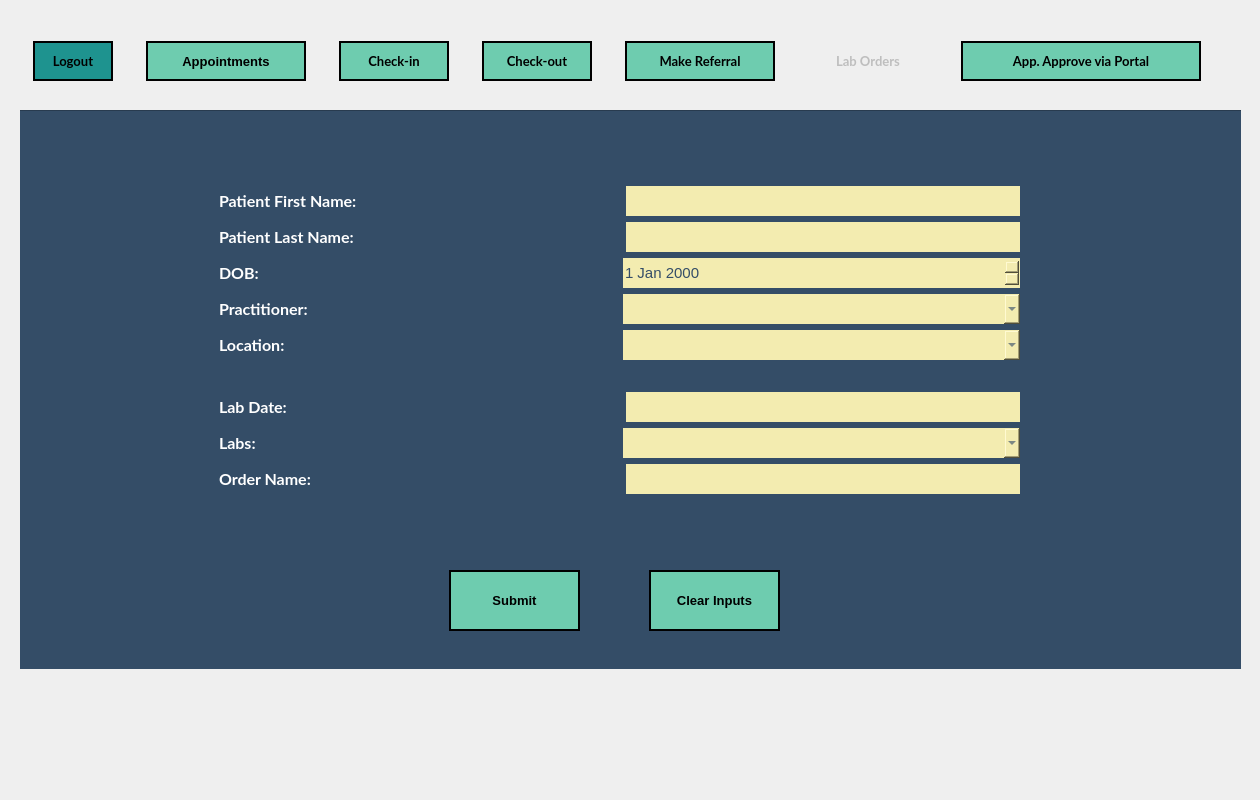
<?xml version="1.0" encoding="UTF-8"?>
<ui version="4.0">
 <class>MainWindow</class>
 <widget class="QMainWindow" name="MainWindow">
  <property name="geometry">
   <rect>
    <x>0</x>
    <y>0</y>
    <width>1260</width>
    <height>800</height>
   </rect>
  </property>
  <property name="minimumSize">
   <size>
    <width>1260</width>
    <height>800</height>
   </size>
  </property>
  <property name="maximumSize">
   <size>
    <width>1260</width>
    <height>800</height>
   </size>
  </property>
  <property name="windowTitle">
   <string>Forsyth Family Practice Center - [ TEMPLATE ]</string>
  </property>
  <property name="styleSheet">
   <string notr="true">border-image: url(:/newPrefix/imgs/app-bg.png);

QGroupBox, QFrame {
	border-image: none;
	border: none;
}</string>
  </property>
  <widget class="QWidget" name="centralwidget">
   <widget class="QGroupBox" name="groupBox_NavBar">
    <property name="geometry">
     <rect>
      <x>20</x>
      <y>40</y>
      <width>1221</width>
      <height>80</height>
     </rect>
    </property>
    <property name="styleSheet">
     <string notr="true">border: none; border-image: none;</string>
    </property>
    <property name="title">
     <string/>
    </property>
    <widget class="QWidget" name="layoutWidget">
     <property name="geometry">
      <rect>
       <x>0</x>
       <y>0</y>
       <width>1201</width>
       <height>42</height>
      </rect>
     </property>
     <layout class="QHBoxLayout" name="Layout_NavBar">
      <property name="spacing">
       <number>20</number>
      </property>
      <item>
       <widget class="QPushButton" name="Nav_LogoutBtn">
        <property name="minimumSize">
         <size>
          <width>80</width>
          <height>40</height>
         </size>
        </property>
        <property name="maximumSize">
         <size>
          <width>60</width>
          <height>16777215</height>
         </size>
        </property>
        <property name="font">
         <font>
          <family>Lato</family>
          <pointsize>10</pointsize>
          <weight>75</weight>
          <bold>true</bold>
         </font>
        </property>
        <property name="cursor">
         <cursorShape>PointingHandCursor</cursorShape>
        </property>
        <property name="styleSheet">
         <string notr="true">QPushButton {
	border-image: none;
	background-color: rgb(30, 147, 143);
	color: black;
	border: 2px solid black;
}

QPushButton::hover {
	background-color: rgb(14, 81, 85);
	color: white;
}</string>
        </property>
        <property name="text">
         <string>Logout</string>
        </property>
       </widget>
      </item>
      <item>
       <widget class="QPushButton" name="Nav_Appointments">
        <property name="sizePolicy">
         <sizepolicy hsizetype="Preferred" vsizetype="Fixed">
          <horstretch>0</horstretch>
          <verstretch>0</verstretch>
         </sizepolicy>
        </property>
        <property name="minimumSize">
         <size>
          <width>160</width>
          <height>40</height>
         </size>
        </property>
        <property name="maximumSize">
         <size>
          <width>90</width>
          <height>16777215</height>
         </size>
        </property>
        <property name="font">
         <font>
          <family>MS Shell Dlg 2</family>
          <pointsize>10</pointsize>
          <weight>75</weight>
          <bold>true</bold>
         </font>
        </property>
        <property name="cursor">
         <cursorShape>PointingHandCursor</cursorShape>
        </property>
        <property name="autoFillBackground">
         <bool>false</bool>
        </property>
        <property name="styleSheet">
         <string notr="true">QPushButton {
	border-image: none;
	background-color: #6ECCAF;
	color: black;
	border: 2px solid black;
}

QPushButton::hover {
	background-color: rgb(139, 231, 100);
	color: white;
}</string>
        </property>
        <property name="text">
         <string>Appointments</string>
        </property>
       </widget>
      </item>
      <item>
       <widget class="QPushButton" name="Nav_CheckinBtn">
        <property name="minimumSize">
         <size>
          <width>110</width>
          <height>40</height>
         </size>
        </property>
        <property name="maximumSize">
         <size>
          <width>80</width>
          <height>16777215</height>
         </size>
        </property>
        <property name="font">
         <font>
          <family>Lato</family>
          <pointsize>10</pointsize>
          <weight>75</weight>
          <bold>true</bold>
         </font>
        </property>
        <property name="cursor">
         <cursorShape>PointingHandCursor</cursorShape>
        </property>
        <property name="styleSheet">
         <string notr="true">QPushButton {
	border-image: none;
	background-color: #6ECCAF;
	color: black;
	border: 2px solid black;
}

QPushButton::hover {
	background-color: rgb(139, 231, 100);
	color: white;
}

</string>
        </property>
        <property name="text">
         <string>Check-in</string>
        </property>
       </widget>
      </item>
      <item>
       <widget class="QPushButton" name="Nav_CheckoutBtn">
        <property name="minimumSize">
         <size>
          <width>110</width>
          <height>40</height>
         </size>
        </property>
        <property name="maximumSize">
         <size>
          <width>90</width>
          <height>16777215</height>
         </size>
        </property>
        <property name="font">
         <font>
          <family>Lato</family>
          <pointsize>10</pointsize>
          <weight>75</weight>
          <bold>true</bold>
         </font>
        </property>
        <property name="cursor">
         <cursorShape>PointingHandCursor</cursorShape>
        </property>
        <property name="styleSheet">
         <string notr="true">QPushButton {
	border-image: none;
	background-color: #6ECCAF;
	color: black;
	border: 2px solid black;
}

QPushButton::hover {
	background-color: rgb(139, 231, 100);
	color: white;
}</string>
        </property>
        <property name="text">
         <string>Check-out</string>
        </property>
       </widget>
      </item>
      <item>
       <widget class="QPushButton" name="Nav_MakeReferralBtn">
        <property name="minimumSize">
         <size>
          <width>150</width>
          <height>40</height>
         </size>
        </property>
        <property name="maximumSize">
         <size>
          <width>110</width>
          <height>16777215</height>
         </size>
        </property>
        <property name="font">
         <font>
          <family>Lato</family>
          <pointsize>10</pointsize>
          <weight>75</weight>
          <bold>true</bold>
         </font>
        </property>
        <property name="cursor">
         <cursorShape>PointingHandCursor</cursorShape>
        </property>
        <property name="styleSheet">
         <string notr="true">QPushButton {
	border-image: none;
	background-color: #6ECCAF;
	color: black;
	border: 2px solid black;
}

QPushButton::hover {
	background-color: rgb(139, 231, 100);
	color: white;
}
</string>
        </property>
        <property name="text">
         <string>Make Referral</string>
        </property>
       </widget>
      </item>
      <item>
       <widget class="QPushButton" name="Nav_LabOrdersBtn">
        <property name="enabled">
         <bool>false</bool>
        </property>
        <property name="minimumSize">
         <size>
          <width>120</width>
          <height>40</height>
         </size>
        </property>
        <property name="maximumSize">
         <size>
          <width>90</width>
          <height>16777215</height>
         </size>
        </property>
        <property name="font">
         <font>
          <family>Lato</family>
          <pointsize>10</pointsize>
          <weight>75</weight>
          <bold>true</bold>
         </font>
        </property>
        <property name="cursor">
         <cursorShape>PointingHandCursor</cursorShape>
        </property>
        <property name="styleSheet">
         <string notr="true">QPushButton {
	border-image: none;
	background-color: rgba(110, 204, 175, .2);
	color: rgba(0, 0, 0, .2);
	border: 2px solid rgba(0, 0, 0, .2);
}

QPushButton::hover {
	background-color: rgb(139, 231, 100);
	color: white;
}</string>
        </property>
        <property name="text">
         <string>Lab Orders</string>
        </property>
       </widget>
      </item>
      <item>
       <widget class="QPushButton" name="Nav_ApproveAppointmentsBtn">
        <property name="minimumSize">
         <size>
          <width>240</width>
          <height>40</height>
         </size>
        </property>
        <property name="maximumSize">
         <size>
          <width>90</width>
          <height>16777215</height>
         </size>
        </property>
        <property name="font">
         <font>
          <family>Lato</family>
          <pointsize>10</pointsize>
          <weight>75</weight>
          <bold>true</bold>
         </font>
        </property>
        <property name="cursor">
         <cursorShape>PointingHandCursor</cursorShape>
        </property>
        <property name="styleSheet">
         <string notr="true">QPushButton {
	border-image: none;
	background-color: #6ECCAF;
	color: black;
	border: 2px solid black;
}

QPushButton::hover {
	background-color: rgb(139, 231, 100);
	color: white;
}</string>
        </property>
        <property name="text">
         <string>App. Approve via Portal</string>
        </property>
       </widget>
      </item>
     </layout>
    </widget>
   </widget>
   <widget class="QWidget" name="layoutWidget">
    <property name="geometry">
     <rect>
      <x>0</x>
      <y>0</y>
      <width>2</width>
      <height>2</height>
     </rect>
    </property>
    <layout class="QHBoxLayout" name="horizontalLayout_6"/>
   </widget>
   <widget class="QFrame" name="Main_Frame">
    <property name="geometry">
     <rect>
      <x>20</x>
      <y>110</y>
      <width>1221</width>
      <height>559</height>
     </rect>
    </property>
    <property name="minimumSize">
     <size>
      <width>0</width>
      <height>0</height>
     </size>
    </property>
    <property name="maximumSize">
     <size>
      <width>16777215</width>
      <height>16777215</height>
     </size>
    </property>
    <property name="styleSheet">
     <string notr="true">QFrame {
	border-image: none;
	background-color: rgb(52, 77, 103);
}



QLineEdit, QComboBox, QDateEdit, QDateTimeEdit {
	border-image: none;
    border: none;
	min-width: 200px;
	height: 30px;
	background-color: #F3ECB0;
	color: #344D67;
	font-family: &quot;MS Shell Dlg 2&quot;;
	font-size: 11;
}

QLabel {
	color: white;
}</string>
    </property>
    <property name="frameShape">
     <enum>QFrame::StyledPanel</enum>
    </property>
    <property name="frameShadow">
     <enum>QFrame::Raised</enum>
    </property>
    <widget class="QFrame" name="InputFrame">
     <property name="geometry">
      <rect>
       <x>-1</x>
       <y>0</y>
       <width>1251</width>
       <height>561</height>
      </rect>
     </property>
     <property name="styleSheet">
      <string notr="true">border-image: none;
</string>
     </property>
     <property name="frameShape">
      <enum>QFrame::StyledPanel</enum>
     </property>
     <property name="frameShadow">
      <enum>QFrame::Raised</enum>
     </property>
     <widget class="QWidget" name="verticalLayoutWidget">
      <property name="geometry">
       <rect>
        <x>200</x>
        <y>50</y>
        <width>801</width>
        <height>361</height>
       </rect>
      </property>
      <layout class="QVBoxLayout" name="verticalLayout_Top_2">
       <item>
        <layout class="QVBoxLayout" name="verticalLayout">
         <item>
          <layout class="QHBoxLayout" name="Layout_PatientFirstName">
           <item>
            <widget class="QLabel" name="Label_PatientFirstName">
             <property name="font">
              <font>
               <family>Lato</family>
               <pointsize>12</pointsize>
               <weight>75</weight>
               <bold>true</bold>
              </font>
             </property>
             <property name="styleSheet">
              <string notr="true"/>
             </property>
             <property name="text">
              <string>Patient First Name:</string>
             </property>
            </widget>
           </item>
           <item>
            <widget class="QLineEdit" name="LineEdit_PatientFirstName">
             <property name="minimumSize">
              <size>
               <width>200</width>
               <height>0</height>
              </size>
             </property>
             <property name="maximumSize">
              <size>
               <width>394</width>
               <height>16777215</height>
              </size>
             </property>
             <property name="font">
              <font>
               <family>MS Shell Dlg 2</family>
               <pointsize>11</pointsize>
              </font>
             </property>
             <property name="styleSheet">
              <string notr="true"/>
             </property>
             <property name="text">
              <string/>
             </property>
             <property name="alignment">
              <set>Qt::AlignLeading|Qt::AlignLeft|Qt::AlignVCenter</set>
             </property>
            </widget>
           </item>
          </layout>
         </item>
         <item>
          <layout class="QHBoxLayout" name="Layout_PatientLastName">
           <item>
            <widget class="QLabel" name="Label_PatientLastName">
             <property name="font">
              <font>
               <family>Lato</family>
               <pointsize>12</pointsize>
               <weight>75</weight>
               <bold>true</bold>
              </font>
             </property>
             <property name="styleSheet">
              <string notr="true"/>
             </property>
             <property name="text">
              <string>Patient Last Name:</string>
             </property>
            </widget>
           </item>
           <item>
            <widget class="QLineEdit" name="LineEdit_PatientLastName">
             <property name="minimumSize">
              <size>
               <width>200</width>
               <height>0</height>
              </size>
             </property>
             <property name="maximumSize">
              <size>
               <width>394</width>
               <height>16777215</height>
              </size>
             </property>
             <property name="font">
              <font>
               <family>MS Shell Dlg 2</family>
               <pointsize>11</pointsize>
              </font>
             </property>
             <property name="styleSheet">
              <string notr="true"/>
             </property>
             <property name="text">
              <string/>
             </property>
            </widget>
           </item>
          </layout>
         </item>
         <item>
          <layout class="QHBoxLayout" name="Layout_DOB">
           <item>
            <widget class="QLabel" name="Label_DOB">
             <property name="font">
              <font>
               <family>Lato</family>
               <pointsize>12</pointsize>
               <weight>75</weight>
               <bold>true</bold>
              </font>
             </property>
             <property name="styleSheet">
              <string notr="true"/>
             </property>
             <property name="text">
              <string>DOB:</string>
             </property>
            </widget>
           </item>
           <item>
            <widget class="QDateEdit" name="dateEdit_DOB">
             <property name="font">
              <font>
               <family>MS Shell Dlg 2</family>
               <pointsize>11</pointsize>
              </font>
             </property>
            </widget>
           </item>
          </layout>
         </item>
         <item>
          <layout class="QVBoxLayout" name="verticalLayout_3">
           <item>
            <layout class="QHBoxLayout" name="Layout_Practitioner">
             <item>
              <widget class="QLabel" name="Label_Practitioner">
               <property name="font">
                <font>
                 <family>Lato</family>
                 <pointsize>12</pointsize>
                 <weight>75</weight>
                 <bold>true</bold>
                </font>
               </property>
               <property name="styleSheet">
                <string notr="true"/>
               </property>
               <property name="text">
                <string>Practitioner:</string>
               </property>
              </widget>
             </item>
             <item>
              <widget class="QComboBox" name="comboBox_Practitioner">
               <property name="font">
                <font>
                 <family>MS Shell Dlg 2</family>
                 <pointsize>11</pointsize>
                </font>
               </property>
              </widget>
             </item>
            </layout>
           </item>
           <item>
            <layout class="QHBoxLayout" name="Layout_LocationID">
             <item>
              <widget class="QLabel" name="Label_LocationID">
               <property name="font">
                <font>
                 <family>Lato</family>
                 <pointsize>12</pointsize>
                 <weight>75</weight>
                 <bold>true</bold>
                </font>
               </property>
               <property name="styleSheet">
                <string notr="true"/>
               </property>
               <property name="text">
                <string>Location:</string>
               </property>
              </widget>
             </item>
             <item>
              <widget class="QComboBox" name="comboBox_LocationID">
               <property name="font">
                <font>
                 <family>MS Shell Dlg 2</family>
                 <pointsize>11</pointsize>
                </font>
               </property>
              </widget>
             </item>
            </layout>
           </item>
          </layout>
         </item>
        </layout>
       </item>
       <item>
        <layout class="QVBoxLayout" name="verticalLayout_2">
         <item>
          <layout class="QVBoxLayout" name="verticalLayout_4">
           <item>
            <layout class="QHBoxLayout" name="Layout_LabDate">
             <item>
              <widget class="QLabel" name="Label_LabDate">
               <property name="font">
                <font>
                 <family>Lato</family>
                 <pointsize>12</pointsize>
                 <weight>75</weight>
                 <bold>true</bold>
                </font>
               </property>
               <property name="styleSheet">
                <string notr="true"/>
               </property>
               <property name="text">
                <string>Lab Date:</string>
               </property>
              </widget>
             </item>
             <item>
              <widget class="QLineEdit" name="LineEdit_LabDate">
               <property name="minimumSize">
                <size>
                 <width>200</width>
                 <height>0</height>
                </size>
               </property>
               <property name="maximumSize">
                <size>
                 <width>394</width>
                 <height>16777215</height>
                </size>
               </property>
               <property name="font">
                <font>
                 <family>MS Shell Dlg 2</family>
                 <pointsize>11</pointsize>
                </font>
               </property>
               <property name="styleSheet">
                <string notr="true"/>
               </property>
               <property name="text">
                <string/>
               </property>
              </widget>
             </item>
            </layout>
           </item>
          </layout>
         </item>
         <item>
          <layout class="QHBoxLayout" name="Layout_PossibleLabs">
           <item>
            <widget class="QLabel" name="Label_PossibleLabs">
             <property name="font">
              <font>
               <family>Lato</family>
               <pointsize>12</pointsize>
               <weight>75</weight>
               <bold>true</bold>
              </font>
             </property>
             <property name="styleSheet">
              <string notr="true"/>
             </property>
             <property name="text">
              <string>Labs:</string>
             </property>
            </widget>
           </item>
           <item>
            <widget class="QComboBox" name="comboBox_PossibleLabs">
             <property name="minimumSize">
              <size>
               <width>200</width>
               <height>0</height>
              </size>
             </property>
             <property name="font">
              <font>
               <family>MS Shell Dlg 2</family>
               <pointsize>11</pointsize>
              </font>
             </property>
            </widget>
           </item>
          </layout>
         </item>
         <item>
          <layout class="QHBoxLayout" name="Layout_LabOrderName">
           <item>
            <widget class="QLabel" name="Label_LabOrderName">
             <property name="font">
              <font>
               <family>Lato</family>
               <pointsize>12</pointsize>
               <weight>75</weight>
               <bold>true</bold>
              </font>
             </property>
             <property name="styleSheet">
              <string notr="true"/>
             </property>
             <property name="text">
              <string>Order Name:</string>
             </property>
            </widget>
           </item>
           <item>
            <widget class="QLineEdit" name="LineEdit_LabOrderName">
             <property name="maximumSize">
              <size>
               <width>394</width>
               <height>16777215</height>
              </size>
             </property>
             <property name="font">
              <font>
               <family>MS Shell Dlg 2</family>
               <pointsize>11</pointsize>
              </font>
             </property>
             <property name="styleSheet">
              <string notr="true"/>
             </property>
             <property name="text">
              <string/>
             </property>
            </widget>
           </item>
          </layout>
         </item>
        </layout>
       </item>
      </layout>
     </widget>
     <widget class="QPushButton" name="pushButton_SubmitLabOrder">
      <property name="geometry">
       <rect>
        <x>430</x>
        <y>460</y>
        <width>131</width>
        <height>61</height>
       </rect>
      </property>
      <property name="font">
       <font>
        <pointsize>10</pointsize>
        <weight>75</weight>
        <bold>true</bold>
       </font>
      </property>
      <property name="styleSheet">
       <string notr="true">QPushButton {
	border-image: none;
	background-color: #6ECCAF;
	color: black;
	border: 2px solid black;
}

QPushButton::hover {
	background-color: rgb(14, 81, 85);
	color: white;
}</string>
      </property>
      <property name="text">
       <string>Submit</string>
      </property>
     </widget>
     <widget class="QPushButton" name="pushButton_ClearLabOrders">
      <property name="geometry">
       <rect>
        <x>630</x>
        <y>460</y>
        <width>131</width>
        <height>61</height>
       </rect>
      </property>
      <property name="font">
       <font>
        <pointsize>10</pointsize>
        <weight>75</weight>
        <bold>true</bold>
       </font>
      </property>
      <property name="styleSheet">
       <string notr="true">QPushButton {
	border-image: none;
	background-color: #6ECCAF;
	color: black;
	border: 2px solid black;
}

QPushButton::hover {
	background-color: rgb(14, 81, 85);
	color: white;
}</string>
      </property>
      <property name="text">
       <string>Clear Inputs</string>
      </property>
     </widget>
    </widget>
   </widget>
  </widget>
 </widget>
 <resources>
  <include location="assets/qrc/app-bg.qrc"/>
 </resources>
 <connections/>
</ui>
